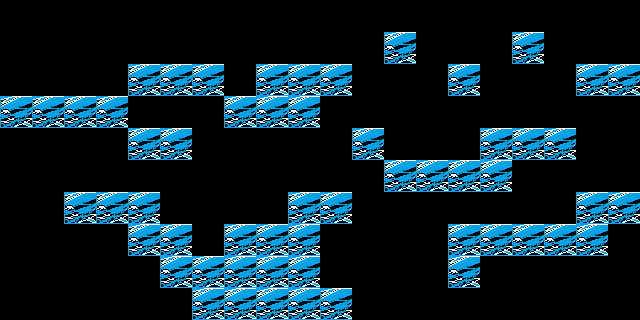

A level layout from a 2D game, rendered from its tile map. Below: a short description, then the map file with its tile-grid data intact:
An orthogonal 20x10 tile map with 32x32 px tiles, 1 tile layer (physical), 5 hidden layers not drawn and 2 objects (collision).

<map version="1.0" orientation="orthogonal" renderorder="right-down" width="20" height="10" tilewidth="32" tileheight="32" nextobjectid="48">
 <tileset firstgid="1" name="tiles" tilewidth="32" tileheight="32" tilecount="4" columns="2">
  <image source="../vendor/platformer_deluxe/Tiles/paint_tiles.png" width="64" height="64" />
  <tile id="1">
   <objectgroup draworder="index">
    <object id="2" name="collision" x="0" y="30" width="32" height="2" />
   </objectgroup>
  </tile>
 </tileset>
 <layer name="background" width="20" height="10" visible="0">
  <data encoding="csv">
0,0,0,0,0,0,0,0,0,0,0,0,0,0,0,0,0,0,0,0,
0,0,0,0,0,0,0,0,0,0,0,0,0,0,0,0,0,0,0,0,
0,0,0,0,0,0,0,0,0,0,0,0,0,0,0,0,0,0,0,0,
0,0,0,0,0,0,0,0,0,0,0,0,0,0,0,0,0,0,0,0,
0,0,0,0,0,0,0,0,0,0,0,0,0,0,0,0,0,0,0,0,
0,0,0,0,0,0,0,0,0,0,0,0,0,0,0,0,0,0,0,0,
0,0,0,0,0,0,0,0,0,0,0,0,0,0,0,0,0,0,0,0,
0,0,0,0,0,0,0,0,0,0,0,0,0,0,0,0,0,0,0,0,
0,0,0,0,0,0,0,0,0,0,0,0,0,0,0,0,0,0,0,0,
0,0,0,0,0,0,0,0,0,0,0,0,0,0,0,0,0,0,0,0
</data>
 </layer>
 <layer name="background_2" width="20" height="10" visible="0">
  <data encoding="csv">
0,0,0,0,0,0,0,0,0,0,0,0,0,0,0,0,0,0,0,0,
0,0,0,0,0,0,0,0,0,0,0,0,0,0,0,0,0,0,0,0,
0,0,0,0,0,0,0,0,0,0,0,0,0,0,0,0,0,0,0,0,
0,0,0,0,0,0,0,0,0,0,0,0,0,0,0,0,0,0,0,0,
0,0,0,0,0,0,0,0,0,0,0,0,0,0,0,0,0,0,0,0,
0,0,0,0,0,0,0,0,0,0,0,0,0,0,0,0,0,0,0,0,
0,0,0,0,0,0,0,0,0,0,0,0,0,0,0,0,0,0,0,0,
0,0,0,0,0,0,0,0,0,0,0,0,0,0,0,0,0,0,0,0,
0,0,0,0,0,0,0,0,0,0,0,0,0,0,0,0,0,0,0,0,
0,0,0,0,0,0,0,0,0,0,0,0,0,0,0,0,0,0,0,0
</data>
 </layer>
 <objectgroup name="signs" visible="0" />
 <objectgroup name="checkpoints" visible="0" />
 <objectgroup name="ladders" visible="0" />
 <layer name="physical" width="20" height="10">
  <data encoding="csv">
0,0,0,0,0,0,0,0,0,0,0,0,0,0,0,0,0,0,0,0,
0,0,0,0,0,0,0,0,0,0,0,0,2,0,0,0,2,0,0,0,
0,0,0,0,2,2,2,0,2,2,2,0,0,0,2,0,0,0,2,2,
2,2,2,2,0,0,0,2,2,2,0,0,0,0,0,0,0,0,0,0,
0,0,0,0,2,2,0,0,0,0,0,2,0,0,0,2,2,2,0,0,
0,0,0,0,0,0,0,0,0,0,0,0,2,2,2,2,0,0,0,0,
0,0,2,2,2,0,0,0,0,2,2,0,0,0,0,0,0,0,2,2,
0,0,0,0,2,2,0,2,2,2,0,0,0,0,2,2,2,2,2,0,
0,0,0,0,0,2,2,2,2,2,0,0,0,0,2,0,0,0,0,0,
0,0,0,0,0,0,2,2,2,2,2,0,0,0,0,0,0,0,0,0
</data>
 </layer>
 <layer name="hookable" width="20" height="10" visible="0">
  <data encoding="csv">
0,0,0,0,0,0,0,0,0,0,0,0,0,0,0,0,0,0,0,0,
0,3,3,3,0,0,0,0,0,3,3,3,3,0,0,0,3,0,0,0,
3,3,3,3,0,0,0,0,0,0,0,0,3,3,3,3,3,0,0,0,
3,0,0,0,3,3,3,3,3,3,3,3,3,3,3,0,0,0,0,0,
0,0,3,3,3,0,0,0,0,0,0,0,3,3,3,3,0,0,0,0,
0,0,3,0,0,0,0,0,0,0,0,0,3,0,0,0,0,3,3,3,
0,3,3,0,0,0,0,0,0,0,0,0,0,3,3,3,3,3,3,0,
0,3,3,3,0,0,0,3,3,3,3,3,3,0,0,0,0,0,3,3,
0,0,3,3,3,3,3,3,3,3,3,0,3,3,0,0,0,0,3,0,
0,0,3,3,3,3,3,3,0,0,3,3,3,3,3,3,3,0,3,3
</data>
 </layer>
 <layer name="foreground" width="20" height="10" visible="0">
  <data encoding="csv">
0,0,0,0,0,0,4,4,4,4,4,4,4,0,0,4,4,0,0,0,
0,0,0,0,0,0,0,0,0,0,0,0,0,0,0,0,0,4,4,0,
0,0,0,0,0,0,4,4,4,0,0,0,4,4,4,4,4,0,0,4,
0,0,0,0,0,0,0,0,0,4,4,4,4,4,4,0,0,4,4,4,
0,0,0,0,0,0,4,4,4,4,4,4,4,4,4,0,0,4,4,4,
4,4,4,4,4,4,4,4,4,4,4,4,0,0,0,0,0,0,0,0,
4,4,4,4,4,4,4,4,4,0,0,0,0,4,4,4,4,4,4,0,
4,0,0,0,0,0,0,0,0,4,4,4,4,4,4,4,0,0,0,4,
0,4,4,4,4,4,4,4,4,4,4,4,4,4,0,0,0,4,4,4,
4,4,4,4,4,4,4,4,4,4,4,4,0,0,4,4,4,4,4,4
</data>
 </layer>
 <layer name="foreground_2" width="20" height="10" visible="0">
  <data encoding="csv">
0,0,0,0,0,0,0,0,0,0,0,0,0,0,0,0,0,0,0,0,
0,0,0,0,1,1,1,0,0,0,0,0,1,1,0,0,0,0,0,0,
0,0,0,1,1,0,0,0,0,0,0,0,1,0,0,0,1,0,0,0,
0,0,0,0,0,0,0,0,0,0,0,0,0,0,0,0,1,0,0,0,
0,0,0,0,0,0,0,1,1,1,1,1,1,0,0,0,0,0,0,0,
0,0,0,0,1,1,1,1,0,0,0,0,1,0,0,0,0,1,0,0,
1,1,1,1,0,0,0,0,0,0,0,1,1,0,0,0,1,1,0,0,
0,0,0,0,0,0,0,0,0,0,1,1,0,0,0,1,0,0,0,0,
0,0,0,0,0,0,1,0,1,1,1,0,0,0,1,1,0,0,0,0,
0,0,0,0,0,0,0,0,0,0,0,0,0,0,0,0,0,0,0,0
</data>
 </layer>
 <objectgroup name="entitites" visible="0" />
 <objectgroup name="collisions" visible="0">
  <object id="46" x="0" y="96">
   <polygon points="0,0 160,-32 192,-32 224,-32 224,0 256,0 256,-32 352,-32 352,224 0,224" />
  </object>
 </objectgroup>
</map>